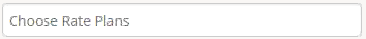
#> input picture pics/Squares/279908.png, 366 x 39 px
$ python -i changeInputArray.py   (imports and definitions only)   (older library calls are emulated)
#> lines starting #> are read from the running program, lines starting #| are printed output that depends on the picture; after the words box and inside, x2 and y2 are one past the last pixel; in counts of white or black regions, pixels touching at a corner belong together
import pickle
import random
import numpy as np
import math
import pytesseract
from PIL import Image
import cv2
'''
Squere:
Hight1  0
Width1  1
Text:
Hight2  2
Width2  3
abs(Y1-Y2) 4
abs(X1-X2) 5
isCoupleOrNot (0,1) 6
'''
#k= open('finalData.pckl','rb')
#data=pickle.load(k)
#k.close()
#[56, 18, 273, 27, 26, 0, 1], [30, 16, 274, 25, 27, 0, 1], [35, 15, 275, 26, 26, 3, 1], [72, 14, 272, 26, 25, 0, 1]
'''arr = [[56, 18, 273, 27, 26, 0, 1], [30, 16, 274, 25, 27, 0, 1], [35, 15, 275, 26, 26, 3, 1], [72, 14, 272, 26, 25, 0, 1]]
for i in range(len(arr)):
    xb = arr[i][5] - arr[i][1] + arr[i][3]
    yb = arr[i][4] - arr[i][0] + arr[i][2]
    arr[i] = [abs(arr[i][5]), abs(arr[i][4]), abs(xb), abs(yb), arr[i][6]]
print(arr)
random1=9
random2=11
for a in range(len(arr)):
    print('1')
    for i in range(100):
        b= [int(random.randrange(random1,random2)/10*arr[a][0]),int(random.randrange(random1,random2)/10*arr[a][1]),int(random.randrange(random1,random2)/10*arr[a][2]),int(random.randrange(random1,random2)/10*arr[a][3]),arr[a][4]]
        arr.append(b)
print(arr)
double zavit=(nearLocY-diractionLoc.col+0.0)/(nearLocX+0.0-diractionLoc.row);
		if(nearLocX+0.0-diractionLoc.row==0)
		    zavit=0;
		double zavitEnemyBase=(Math.atan(zavit)+(Math.PI/180.0)*angle+0.0);
		if(nearLocX<diractionLoc.row)
		{
			zavitEnemyBase=Math.PI+zavitEnemyBase;
		}
		int xRet=0;
		xRet= (int)(nearLocX-radius*Math.cos(zavitEnemyBase));
		int yRet=0;
		yRet= (int)(nearLocY-radius*Math.sin(zavitEnemyBase));

		Location defRow1= new Location(xRet,yRet);
		return defRow1;

def isThereDotsInImage(filename):
    arrOfChars=pytesseract.image_to_string(Image.open(filename))
    for i in arrOfChars[-5:]:
        if i==':':
            return True
    return False

'''
# [13 lines left out: functions angleFromPoints, isThereDotsInImage, not called in this run]
def isRectInImage(filename):
#> called with filename = 'pics/Squares/279908.png'
    im = cv2.imread(filename)
#> im is the input picture: shape (39, 366, 3); mean B, G, R 247, 247.3, 247.6
    imgray = cv2.cvtColor(im, cv2.COLOR_BGR2GRAY)
    th2 = cv2.adaptiveThreshold(imgray, 255, cv2.ADAPTIVE_THRESH_GAUSSIAN_C, cv2.THRESH_BINARY, 11, 2)
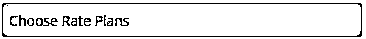
#> th2: shape (39, 366); 91.2% white; black in thin lines or dots, all inside (x1, y1, x2, y2) = (2, 3, 362, 37)
    im2, contours, hierarchy = cv2.findContours(th2, cv2.RETR_TREE, cv2.CHAIN_APPROX_SIMPLE)
#> contours = 24 contours, 8 with area under 20; largest, box (x1, y1, x2, y2) and area: (0, 0, 366, 39) 13870, (1, 2, 363, 38) 12627, (3, 4, 361, 36) 11046, (42, 17, 59, 27) 92, (114, 17, 130, 27) 90
    print(hierarchy)
#> (printed output is left out)
    for i in range(len(contours)):
        if(i!=0):
            c=contours[i]
            hull = cv2.convexHull(c)
            x, y, w, h = cv2.boundingRect(hull)
            if (w > 20 and h > 15):
                # approximate the contour
                peri = cv2.arcLength(hull, True)
                errorSign = 0.01
                for i in range(3):
                    approx = cv2.approxPolyDP(hull, errorSign * peri, True)
                    if len(approx) ==4:
                        rect = cv2.rectangle(im, (x, y), (x + w, y + h), (0, 255, 0), 1)
                        cv2.imshow('image',im)
                        cv2.waitKey()
                        return True
                    errorSign += 0.01
            return False
#> this loop made 2 passes
#> (x, y, w, h, peri) on pass 2: (1, 2, 362, 36, 787.3)
#> pass 2, in isRectInImage, `cv2.imshow('image',im)`:
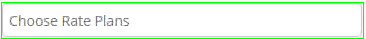
#> window 'image': shape (39, 366, 3); mean B, G, R 233.3, 247.8, 233.7
#> (the rest of the program and of its run is left out)
